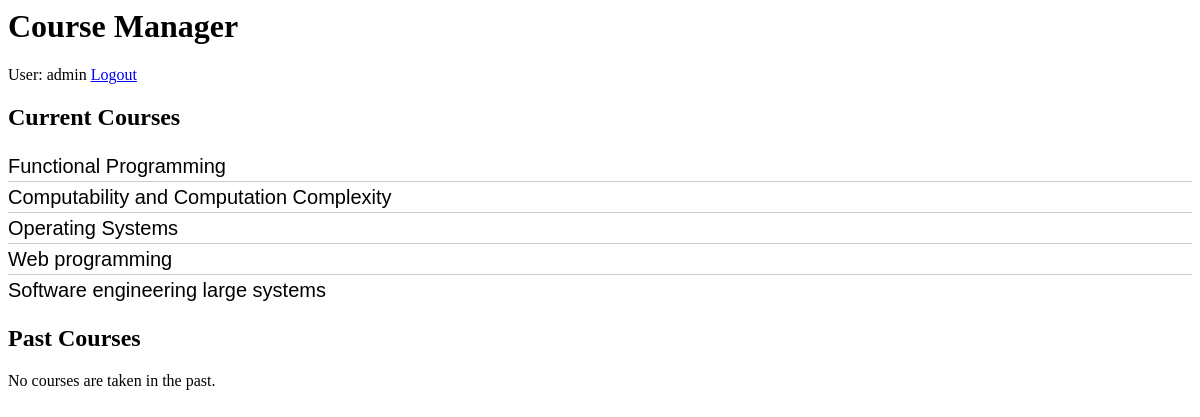
The app's page /courses/ (signed in) with its own data.
### courses/models.py (models this page shows, shortened)
class UserCourse(models.Model):
    user = models.ForeignKey(User, on_delete=models.CASCADE)
    course = models.ForeignKey(Course, on_delete=models.CASCADE)
    is_current = models.BooleanField(default=True)

class Course(models.Model):
    course_code = models.CharField(max_length=20)
    course_name = models.CharField(max_length=200)

### courses/views.py (the view)
# urls.py: path('', views.index, name='index'),
@login_required(login_url='/accounts/login/')
def index(request):
    courses = UserCourse.objects.filter(user=request.user)
    context = {
        'course_list' : courses
    }
    return render(request, 'courses/index.html', context=context)

### courses/templates/courses/index.html (shortened to what this page needs)
{% load static %}
<link rel="stylesheet" type="text/css" href="{% static 'courses/style.css' %}">
<h1>Course Manager</h1>
{% if user.is_authenticated %}
User: {{ user.get_username }}
<a href="{% url 'logout'%}?next={{request.path}}">Logout</a>
<h2>Current Courses</h2>
{% if course_list %}
<ul>
    {% for usercourse in course_list %}
        {% if usercourse.is_current %}
        <li><a href="{% url 'courses:detail' usercourse.course.id %}">{{ usercourse.course_code }} {{ usercourse.course.course_name}}</a></li>
        {% endif %}
    {% endfor %}
</ul>
{% else %}
<p>No courses are registered.</p>
{% endif %}
<h2>Past Courses</h2>
{% if past_course_list %}
<ul>
    {% for course in past_course_list %}
    <li><a href="{% url 'courses:detail' course.id %}">{{ course.course_code }} {{ course.course_name}}</a></li>
    {% endfor %}
</ul>
{% else %}
<p>No courses are taken in the past.</p>
{% endif %}
{% else %}
<p> You are not authenticated, please
<a href="{% url 'login'%}?next={{request.path}}">Login</a></p>
{% endif %}

### courses/static/courses/style.css (style rules this page uses)
ul { list-style-type: none; margin: 0; padding: 0; }
li { font: 200 20px/1.5 Helvetica, Verdana, sans-serif; border-bottom: 1px solid #ccc; }
li:last-child { border: none; }
li a { text-decoration: none; color: #000; display: block; -webkit-transition: font-size 0.3s ease, background-color 0.3s ease; -moz-transition: font-size 0.3s ease, background-color 0.3s ease; -o-transition: font-size 0.3s ease, background-color 0.3s ease; -ms-transition: font-size 0.3s ease, background-color 0.3s ease; transition: font-size 0.3s ease, background-color 0.3s ease; }

### records on screen
UserCourse: course.course_name "Functional Programming"
UserCourse: course.course_name "Computability and Computation Complexity"
UserCourse: course.course_name "Operating Systems"
UserCourse: course.course_name "Web programming"
UserCourse: course.course_name "Software engineering large systems"

### other values on screen
{{ user.get_username }} "admin"
